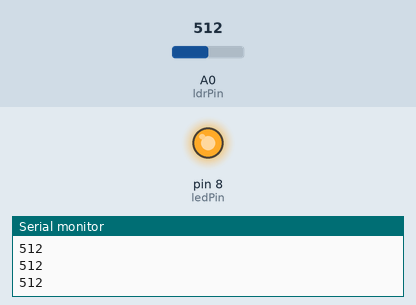
Recording of a sketch running on a simulated Arduino Uno, built with avr-gcc and run on an emulated ATmega328P. On the bench: output pins drawn as LEDs (lit = HIGH), the last lines printed to the serial monitor. The test bench sets the inputs (shaded band); at power-on: A0 (ldrPin) = 512.

Above: at 1.3 s.
1.4 s: A0 (ldrPin) set to 486
At 2.2 s:
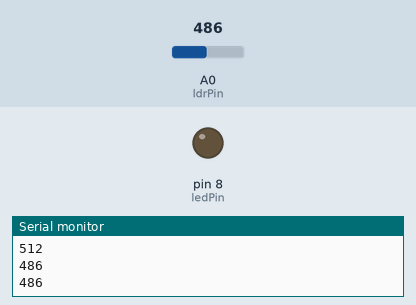
3.0 s: A0 (ldrPin) set to 510
At 3.4 s:
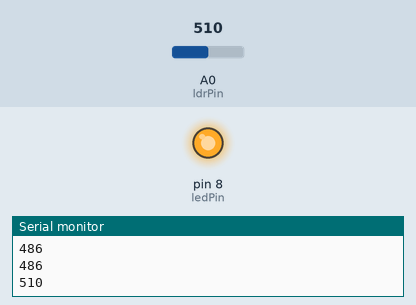
4.5 s: A0 (ldrPin) set to 490
At 5.8 s:
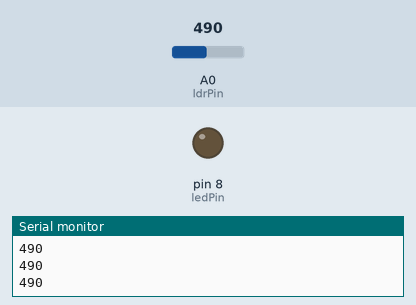
Timing chart, 0 to 7.5 s (numbered marks = the images above; inputs shaded):
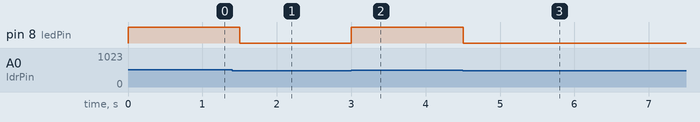

Measured:
- the behaviour switches between 501 and 500 on A0 (ldrPin) (found by bisection; images 0 and 1)
- after the input at 1.4 s, pin 8 (ledPin): HIGH → LOW after 0.10 s
- after the input at 3.0 s, pin 8 (ledPin): LOW → HIGH at once
- after the input at 4.5 s, pin 8 (ledPin): HIGH → LOW at once

The sketch:

Automatic_Night_Lamp.ino
```cpp
const int ldrPin = A0;
const int ledPin = 8;

void setup() {
  pinMode(ledPin, OUTPUT);
  Serial.begin(9600);
}

void loop() {
  int lightValue = analogRead(ldrPin);
  Serial.println(lightValue);

  if (lightValue > 500) {
    digitalWrite(ledPin, HIGH);
  } else {
    digitalWrite(ledPin, LOW);
  }

  delay(500);
}
```
